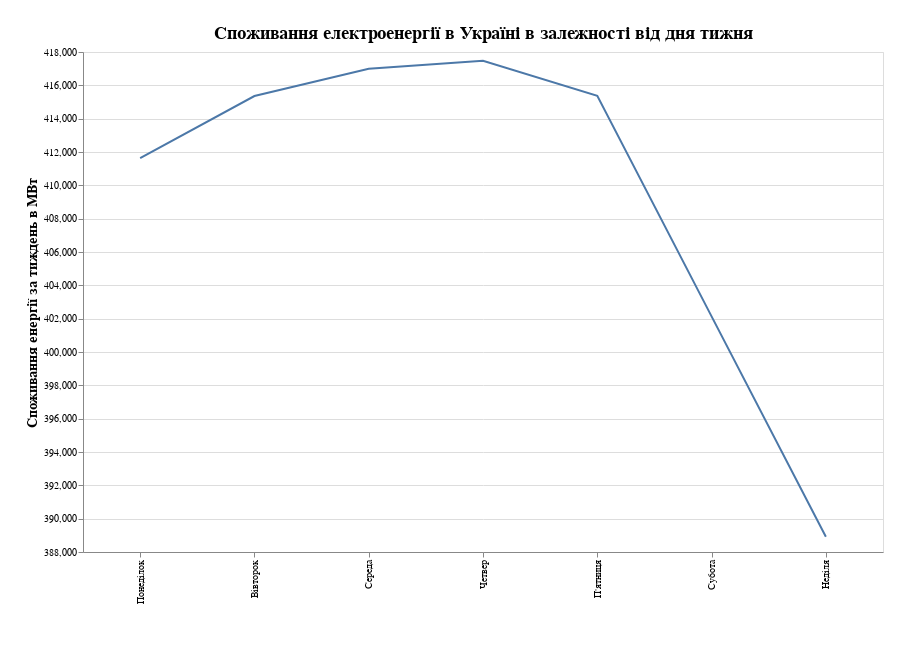

The cell this chart's notebook holds for it:
### Code cell
alt.Chart(data, title={'text': "Споживання електроенергії в Україні в залежності від дня тижня"}).transform_aggregate(
    mean_consumption='mean(CONSUMPTION)',
    groupby=["weekday_name"]
).mark_line().encode(
    x = alt.X('weekday_name', sort=weekday_names, axis=alt.Axis(title=' ', titleFontSize=14)),
    y = alt.Y('mean_consumption:Q', scale = alt.Scale(zero = False), axis=alt.Axis(title='Споживання енергії за тиждень в МВт', titleFontSize=14))
).properties(width = 800, height = 500, padding = 25).configure_title(fontSize=18)

### Figure 1 — Vega-Lite specification as saved in the notebook (floating-point values rounded to 4 significant figures; data arrays with more than 128 entries replaced by an {"elided": "..."} marker saying what was removed)
{"config": {"view": {"continuousWidth": 400, "continuousHeight": 300}, "title": {"fontSize": 18}}, "data": {"name": "data-d1d92c996ecb5aa444411436cec18c97"}, "mark": "line", "encoding": {"x": {"type": "nominal", "axis": {"title": " ", "titleFontSize": 14}, "field": "weekday_name", "sort": ["Понеділок", "Вівторок", "Середа", "Четвер", "П'ятниця", "Субота", "Неділя"]}, "y": {"type": "quantitative", "axis": {"title": "Споживання енергії за тиждень в МВт", "titleFontSize": 14}, "field": "mean_consumption", "scale": {"zero": false}}}, "height": 500, "padding": 25, "title": {"text": "Споживання електроенергії в Україні в залежності від дня тижня"}, "transform": [{"aggregate": [{"op": "mean", "field": "CONSUMPTION", "as": "mean_consumption"}], "groupby": ["weekday_name"]}], "width": 800, "$schema": "https://vega.github.io/schema/vega-lite/v4.8.1.json", "datasets": {"data-d1d92c996ecb5aa444411436cec18c97": {"elided": "2556 records"}}}
